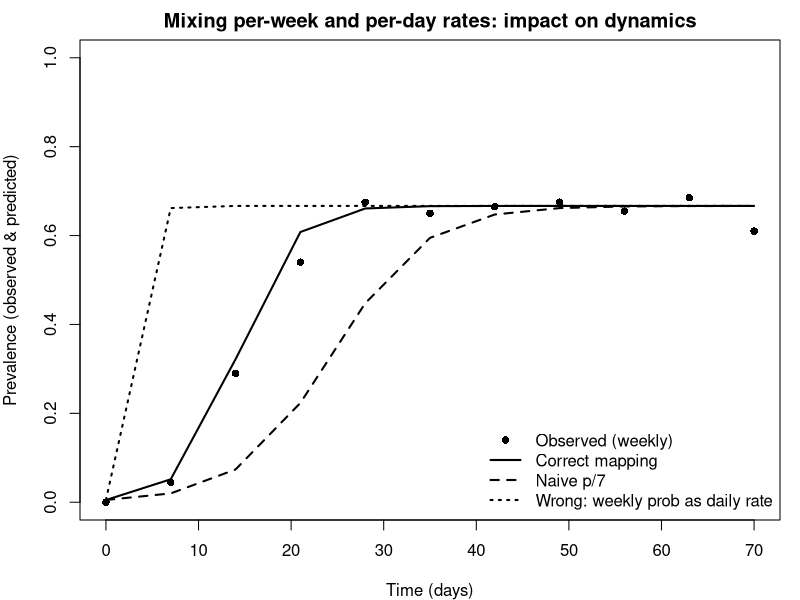

The R script that drew this image:
# Mixing Units Practical: Per-week vs Per-day (SIS with standard incidence)
# Goal: show how misinterpreting weekly quantities as daily rates distorts dynamics & inference.

library(deSolve)



# -------------------------
# 0) Helpers
# -------------------------

logit <- function(p) log(p/(1-p))
inv_logit <- function(x) 1/(1+exp(-x))
#inv_logit(2)
clamp01 <- function(x) pmin(pmax(x, 1e-9), 1-1e-9)

sis_rhs <- function(t, state, parms){
  I <- state["I"]
  with(as.list(parms), {
    dI <- beta * I * (N - I) / N - gamma * I
    list(c(dI))
  })
}

simulate_SIS <- function(beta, gamma, I0, N, times){
  out <- ode(y = c(I = I0), times = times, func = sis_rhs,
             parms = list(beta=beta, gamma=gamma, N=N), method="lsoda")
  df <- as.data.frame(out)
  df$p <- clamp01(df$I / N)
  df
}

binom_obs <- function(p, m){ rbinom(length(p), size=m, prob=p) }

# -------------------------
# 1) "Literature" quantity in weeks
# -------------------------
# Suppose a paper reports: weekly recovery PROBABILITY p_week = 0.7.
p_week <- 0.7

# Correct daily RATE (hazard) from weekly probability:
# p_week = 1 - exp(-gamma_day * 7)  =>  gamma_day = -log(1 - p_week)/7
gamma_day_true <- -log(1 - p_week) / 7

# Two WRONG interpretations to demonstrate:
gamma_day_naive_div <- p_week / 7     # linear approx: OK only if p_week << 1 (here it's not)
gamma_day_as_rate   <- p_week         # (very wrong) treating weekly probability as if it were a daily *rate*

# Choose an R0 and compute betas (standard incidence: R0 = beta/gamma)
R0 <- 3
beta_true        <- R0 * gamma_day_true
beta_naive_div   <- R0 * gamma_day_naive_div
beta_as_rate     <- R0 * gamma_day_as_rate

# Early growth rates r = beta - gamma
r_true       <- beta_true - gamma_day_true
r_naive_div  <- beta_naive_div - gamma_day_naive_div
r_as_rate    <- beta_as_rate - gamma_day_as_rate

doubling_time <- function(r){ if(r <= 0) Inf else log(2)/r }

# -------------------------
# 2) Simulate data with the CORRECT parameters
# -------------------------
set.seed(1)
N <- 10000
I0 <- 50
times_daily <- seq(0, 70, by=1)   # 10 weeks daily
times_week  <- seq(0, 70, by=7)
m_week      <- rep(200, length(times_week))

sim_true <- simulate_SIS(beta_true, gamma_day_true, I0, N, times_daily)

# Observations at weekly times
p_week_true <- sim_true$p[match(times_week, sim_true$time)]
y_week <- binom_obs(p_week_true, m_week)
dat <- data.frame(time = times_week, m = m_week, y = y_week)
dat

# -------------------------
# 3) Compute predicted weekly prevalence under three parameter sets
# -------------------------
pred_week <- function(beta, gamma){
  s <- simulate_SIS(beta, gamma, I0, N, times_week)
  s$p
}

p_true      <- pred_week(beta_true,      gamma_day_true)
p_naive_div <- pred_week(beta_naive_div, gamma_day_naive_div)
p_as_rate   <- pred_week(beta_as_rate,   gamma_day_as_rate)

# Negative log-likelihood under Binomial observation model
nll <- function(p, dat){
  p <- clamp01(p)
  -sum(dbinom(dat$y, size=dat$m, prob=p, log=TRUE))
}

nll_true      <- nll(p_true, dat)
nll_naive_div <- nll(p_naive_div, dat)
nll_as_rate   <- nll(p_as_rate, dat)

# -------------------------
# 4) Output & plots
# -------------------------
cat("=== Parameters derived from p_week = 0.7 ===\n")
cat(sprintf("Correct daily rate:        gamma = %.4f /day\n", gamma_day_true))
cat(sprintf("Naive divide-by-7 rate:   gamma = %.4f /day\n", gamma_day_naive_div))
cat(sprintf("Wrong (as a daily rate):  gamma = %.4f /day  <-- WRONG\n\n", gamma_day_as_rate))

cat(sprintf("Early growth r (true):       %.3f /day, doubling time %.2f days\n",
            r_true, doubling_time(r_true)))
cat(sprintf("Early growth r (naive/7):    %.3f /day, doubling time %.2f days\n",
            r_naive_div, doubling_time(r_naive_div)))
cat(sprintf("Early growth r (as rate):    %.3f /day, doubling time %.2f days  <-- WAY TOO FAST\n\n",
            r_as_rate, doubling_time(r_as_rate)))

cat("=== Fit quality on simulated weekly data (Binomial NLL; lower is better) ===\n")
cat(sprintf("NLL (correct):       %.1f\n", nll_true))
cat(sprintf("NLL (naive /7):      %.1f  (Δ=%.1f)\n", nll_naive_div, nll_naive_div - nll_true))
cat(sprintf("NLL (as daily rate): %.1f  (Δ=%.1f)\n\n", nll_as_rate, nll_as_rate - nll_true))

# Plot: weekly prevalence (points) vs three model curves
op <- par(mfrow=c(1,1), mar=c(4,4,2,1))
plot(dat$time, dat$y/dat$m, pch=16, ylim=c(0,1),
     xlab="Time (days)", ylab="Prevalence (observed & predicted)",
     main="Mixing per-week and per-day rates: impact on dynamics")
lines(times_week, p_true,      lwd=2)           # correct
lines(times_week, p_naive_div, lwd=2, lty=2)    # naive /7
lines(times_week, p_as_rate,   lwd=2, lty=3)    # wrong-as-rate
legend("bottomright",
       legend=c("Observed (weekly)", "Correct mapping", "Naive p/7", "Wrong: weekly prob as daily rate"),
       pch=c(16, NA, NA, NA), lty=c(NA,1,2,3), lwd=c(NA,2,2,2), bty="n")
par(op)

# -------------------------
# 5) Exercises
# -------------------------
cat("\nExercises:\n",
    "1) Change p_week (e.g., 0.3, 0.5, 0.9) and rerun. Is the naive p/7 error bigger when p is large?\n",
    "2) Switch R0 (e.g., 1.5, 3, 5) and see how doubling time & trajectories shift.\n",
    "3) Replace SIS ODE with a weekly discrete update using p = 1 - exp(-lambda * 7) vs p ≈ lambda*7.\n",
    "4) Try a 'mix-up': set beta per day but gamma per week (without converting). What happens to R0 and fit?\n", sep="")
